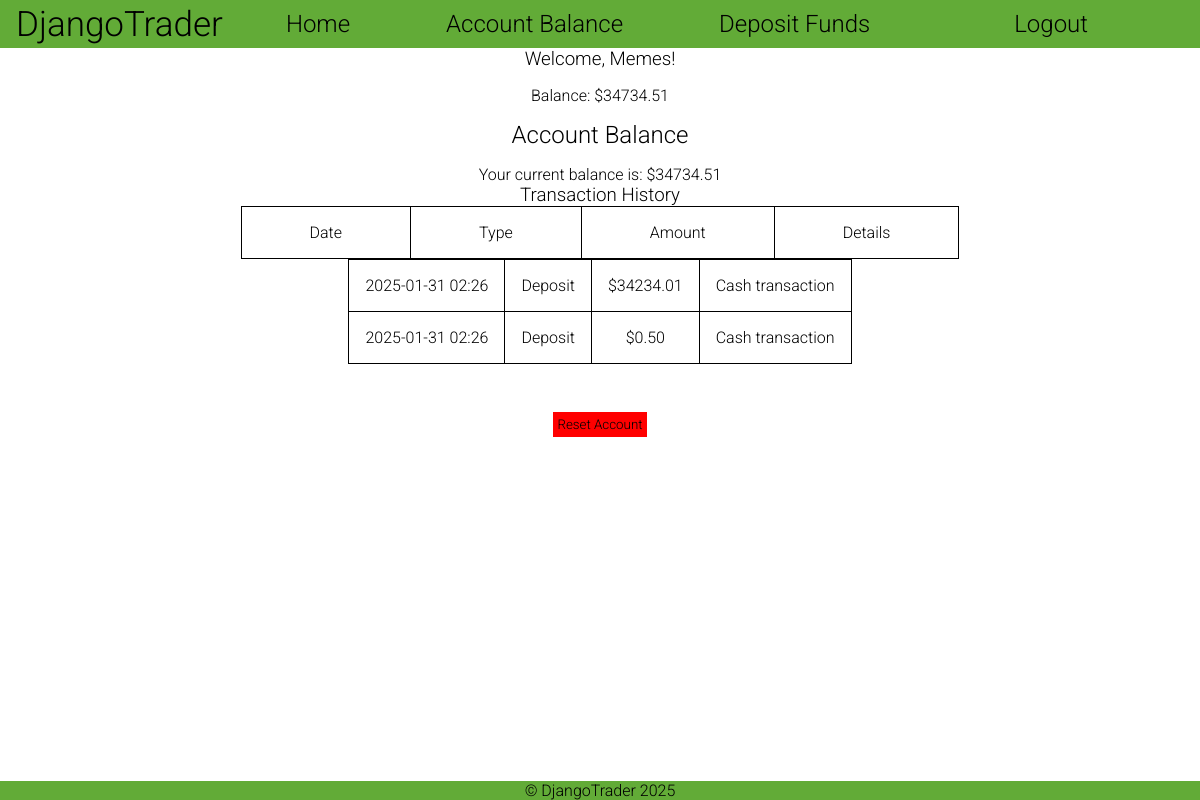
Page /accounts/balance/ (signed in) on the committed database.
### accounts/models.py (models this page shows, shortened)
class Profile(models.Model):
    user = models.OneToOneField(User, on_delete=models.CASCADE)
    balance = models.DecimalField(max_digits=12, decimal_places=2, default=500.00)
    def get_transactions(self):
        return Transaction.objects.filter(user=self.user).order_by('-timestamp')

class Transaction(models.Model):
    TRANSACTION_TYPES = [
        ('DEPOSIT', 'Deposit'),
        ('STOCK_BUY', 'Stock Buy'),
        ('STOCK_SELL', 'Stock Sell'),
    ]
    user = models.ForeignKey(User, on_delete=models.CASCADE)
    amount = models.DecimalField(max_digits=12, decimal_places=2)
    timestamp = models.DateTimeField(auto_now_add=True)
    transaction_type = models.CharField(max_length=20, choices=TRANSACTION_TYPES, default='DEPOSIT')
    symbol = models.CharField(max_length=10, null=True, blank=True)
    quantity = models.DecimalField(max_digits=12, decimal_places=2, null=True, blank=True)
    price = models.DecimalField(max_digits=12, decimal_places=2, null=True, blank=True)

### accounts/views.py (the view)
# urls.py: path('balance/', views.account_balance, name='balance'),
@login_required
def account_balance(request):
    transactions = request.user.profile.get_transactions()
    context = {
        'balance': request.user.profile.balance,
        'transactions': transactions
    }
    return render(request, 'accounts/balance.html', context)

### accounts/templates/accounts/balance.html (shortened to what this page needs)
{% extends 'trade/base.html' %}
{% load static %}
{% block content %}
    <link
    href="{% static 'accounts/css/style.css' %}"
    rel="stylesheet"
    type="text/css">
    <header>
        <h2>Account Balance</h2>
        <p>Your current balance is: ${{ balance }}</p>
    </header>
    <section>
        <h3>Transaction History</h3>
        {% if transactions %}
            <table class="history-table">
                <thead>
                    <tr>
                        <th>Date</th>
                        <th>Type</th>
                        <th>Amount</th>
                        <th>Details</th>
                    </tr>
                </thead>
                <tbody>
                    {% for transaction in transactions %}
                        <tr>
                            <td>{{ transaction.timestamp|date:"Y-m-d H:i" }}</td>
                            <td>
                                {% if transaction.transaction_type == 'STOCK_BUY' %}
                                    Buy
                                {% elif transaction.transaction_type == 'STOCK_SELL' %}
                                    Sell
                                {% elif transaction.transaction_type == 'DEPOSIT' %}
                                    Deposit
                                {% else %}
                                    {{ transaction.transaction_type|title }}
                                {% endif %}
                            </td>
                            <td>${{ transaction.amount }}</td>
                            <td>
                                {% if transaction.symbol %}
                                    {{ transaction.symbol }} -
                                    Quantity: {{ transaction.quantity }},
                                    Price: ${{ transaction.price }}
                                {% elif transaction.transaction_type == 'DEPOSIT' %}
                                    Cash transaction
                                {% endif %}
                            </td>
                        </tr>
                    {% endfor %}
                </tbody>
            </table>
        {% else %}
            <p>No transactions found.</p>
        {% endif %}
        <div class="reset-container">
            <form action="{% url 'reset_account' %}" method="post">
                <button
                class="reset-button"
                type="submit"
                onclick="return confirm('Are you sure you want to reset your account? This will set your balance to $500 and clear your transaction history.');">
                    Reset Account
                </button>
            </form>
        </div>
    </section>
{% endblock %}

### trade/templates/trade/base.html (shortened to what this page needs)
{% load static %}
<!DOCTYPE html>
<html lang="en">
<head>
    <link href="{% static 'trade/css/style.css' %}" rel="stylesheet" type="text/css">
</head>
<body>
    <nav class="navbar">
        <h1 class="logo"> <a class="nav-logo" href="{% url 'home' %}">DjangoTrader</a></h1>
        <div class="nav-links">
            <a class="nav-item" href="{% url 'home' %}">Home</a>
            {% if user.is_authenticated %}
                <a class="nav-item" href="{% url 'balance' %}">Account Balance</a>
                <a class="nav-item" href="{% url 'deposit' %}">Deposit Funds</a>
                <form class="nav-item" method="post" action="{% url 'logout' %}">
                    <button class="logout-button nav-item" type="submit">Logout</button>
                </form>
            {% else %}
            <a class="nav-item" href="{% url 'login' %}">Login</a>
            {% endif %}
    </div>
    </nav>
    {% if user.is_authenticated %}
        <h3 class="welcome-header">Welcome, {{ user.username }}!</h3>
        {% if user.profile %}
            <p id="user-balance">Balance: ${{ user.profile.balance }}</p>
        {% endif %}
    {% else %}
        <h3 class="welcome-header"><a href="{% url 'login' %}">Login</a> or <a href="{% url 'register' %}">Register</a> to start trading.</p> </h3>
    {% endif %}
    <main class="main-content">
        {% block content %}
        {% endblock %}
    </main>
    <footer>
        <p>&copy; DjangoTrader 2025</p>
    </footer>
</body>
</html>

### trade/static/trade/css/style.css (style rules this page uses)
* { font-family: 'Roboto', sans-serif; font-weight: 300; margin: 0; padding: 0; text-align: center; }
body { height: 100vh; display: flex; flex-direction: column; }
.main-content { flex: 1 0 auto; }
a { text-decoration: none; color: #62AB37; }
button { padding: 0.3rem; border: none; cursor: pointer; background-color: #62AB37; }
nav { font-family: "Open Sans", serif; display: flex; justify-content: space-between; align-items: center; background-color: #62AB37; height: 3rem; padding: 0 1rem; }
.logo { font-size: 35px; }
.nav-logo { text-decoration: none; color: black; }
.nav-links { display: flex; }
.nav-item { font-size: 1.5rem; margin: 0rem 3rem; text-decoration: none; color: black; }
.logout-button { background: none; border: none; cursor: pointer; padding: 0; }
.welcome-header { text-align: center; margin-bottom: 1rem; }
table { border-collapse: collapse; }
tr, td, th { padding: 1rem; border: black solid 1px; }
footer { background-color: #62AB37; text-align: center; }

### accounts/static/accounts/css/style.css (style rules this page uses)
h2 { margin: 1rem; }
table { display: flex; flex-direction: column; align-items: center; }
th { padding: 1rem 4.25rem; }
.reset-button { background-color: red; }
.reset-container { margin-top: 3rem; }

### rows in the picture
Profile: balance "34734.51"
Transaction: transaction_type "Deposit"
Transaction: transaction_type "Deposit"

### other values in the picture
{{ user.username }} "Memes"
{{ user.profile.balance }} "34734.51"
